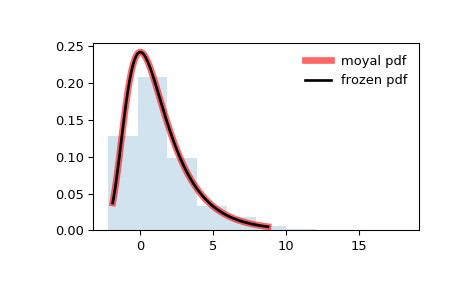

Source code (Python):
from scipy.stats import moyal
import matplotlib.pyplot as plt
fig, ax = plt.subplots(1, 1)

# Calculate a few first moments:

mean, var, skew, kurt = moyal.stats(moments='mvsk')

# Display the probability density function (``pdf``):

x = np.linspace(moyal.ppf(0.01),
                moyal.ppf(0.99), 100)
ax.plot(x, moyal.pdf(x),
       'r-', lw=5, alpha=0.6, label='moyal pdf')

# Alternatively, the distribution object can be called (as a function)
# to fix the shape, location and scale parameters. This returns a "frozen"
# RV object holding the given parameters fixed.

# Freeze the distribution and display the frozen ``pdf``:

rv = moyal()
ax.plot(x, rv.pdf(x), 'k-', lw=2, label='frozen pdf')

# Check accuracy of ``cdf`` and ``ppf``:

vals = moyal.ppf([0.001, 0.5, 0.999])
np.allclose([0.001, 0.5, 0.999], moyal.cdf(vals))
# True

# Generate random numbers:

r = moyal.rvs(size=1000)

# And compare the histogram:

ax.hist(r, density=True, histtype='stepfilled', alpha=0.2)
ax.legend(loc='best', frameon=False)
plt.show()
